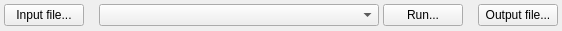
<?xml version="1.0" encoding="UTF-8"?>
<ui version="4.0">
 <class>MainWindow</class>
 <widget class="QWidget" name="MainWindow">
  <property name="geometry">
   <rect>
    <x>0</x>
    <y>0</y>
    <width>562</width>
    <height>31</height>
   </rect>
  </property>
  <property name="windowTitle">
   <string>Vector converter</string>
  </property>
  <layout class="QHBoxLayout" name="mainLayout">
   <property name="spacing">
    <number>4</number>
   </property>
   <property name="leftMargin">
    <number>4</number>
   </property>
   <property name="topMargin">
    <number>4</number>
   </property>
   <property name="rightMargin">
    <number>4</number>
   </property>
   <property name="bottomMargin">
    <number>4</number>
   </property>
   <item>
    <widget class="QPushButton" name="inputPB">
     <property name="sizePolicy">
      <sizepolicy hsizetype="Preferred" vsizetype="Fixed">
       <horstretch>0</horstretch>
       <verstretch>0</verstretch>
      </sizepolicy>
     </property>
     <property name="text">
      <string>Input file...</string>
     </property>
    </widget>
   </item>
   <item>
    <widget class="QLabel" name="inputL">
     <property name="text">
      <string>&lt;input file&gt;</string>
     </property>
    </widget>
   </item>
   <item>
    <widget class="QComboBox" name="functionCB">
     <property name="sizePolicy">
      <sizepolicy hsizetype="MinimumExpanding" vsizetype="Fixed">
       <horstretch>0</horstretch>
       <verstretch>0</verstretch>
      </sizepolicy>
     </property>
    </widget>
   </item>
   <item>
    <widget class="QPushButton" name="runPB">
     <property name="sizePolicy">
      <sizepolicy hsizetype="Preferred" vsizetype="Fixed">
       <horstretch>0</horstretch>
       <verstretch>0</verstretch>
      </sizepolicy>
     </property>
     <property name="text">
      <string>Run...</string>
     </property>
    </widget>
   </item>
   <item>
    <widget class="QLabel" name="outputL">
     <property name="text">
      <string>&lt;output file&gt;</string>
     </property>
    </widget>
   </item>
   <item>
    <widget class="QPushButton" name="outputPB">
     <property name="text">
      <string>Output file...</string>
     </property>
    </widget>
   </item>
  </layout>
 </widget>
 <layoutdefault spacing="6" margin="11"/>
 <resources/>
 <connections/>
</ui>
